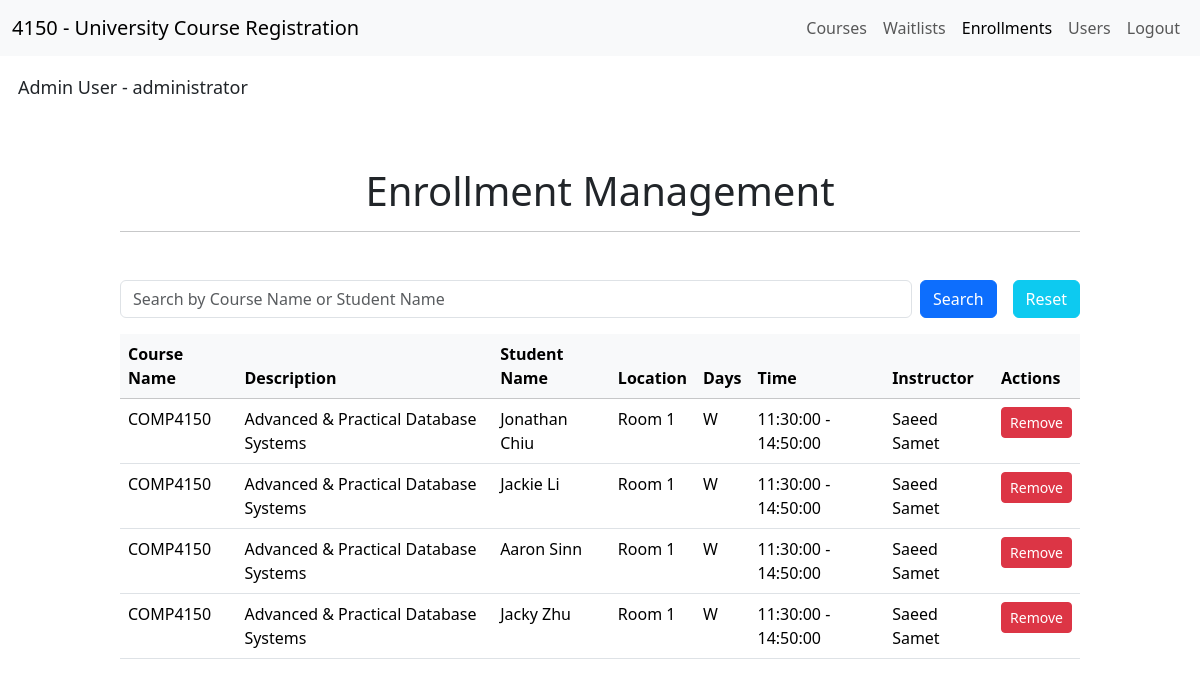
Page /enrollments.php (signed in) on the committed database.
### tables this page shows
CREATE TABLE Enrollments(
    enrollment_id INT PRIMARY KEY AUTO_INCREMENT,
    student_id INT NOT NULL,
    section_id INT NOT NULL,
    FOREIGN KEY (student_id) REFERENCES Students(student_id) ON DELETE CASCADE,
    FOREIGN KEY (section_id) REFERENCES Sections(section_id) ON DELETE CASCADE, 
    CONSTRAINT Student_Section_Constraint UNIQUE (student_id, section_id)
);

CREATE TABLE Courses (
    course_id INT PRIMARY KEY AUTO_INCREMENT,
    course_description VARCHAR(255) NOT NULL,
    course_name VARCHAR(100) NOT NULL UNIQUE,
    credits DECIMAL(3,2) NOT NULL CHECK(credits <= 3.00)
);

CREATE TABLE Users(
    user_id INT PRIMARY KEY AUTO_INCREMENT,
    first_name VARCHAR(20) NOT NULL,
    last_name VARCHAR(20) NOT NULL,
    `password` VARCHAR(255) NOT NULL,
    email VARCHAR(60) NOT NULL UNIQUE,
    role VARCHAR(15) NOT NULL
);

CREATE TABLE Sections(
    section_id INT PRIMARY KEY AUTO_INCREMENT,
    instructor_id INT,
    course_id INT NOT NULL,
    location VARCHAR(100) NOT NULL,
    semester VARCHAR(10) NOT NULL,
    capacity INT NOT NULL,
    start_time TIME NOT NULL,
    end_time TIME NOT NULL,
    days VARCHAR(3) NOT NULL,
    FOREIGN KEY (instructor_id) REFERENCES Instructors(instructor_id) ON DELETE SET NULL,
    FOREIGN KEY (course_id) REFERENCES Courses(course_id) ON DELETE CASCADE
);

### enrollments.php (the view, shortened to what this page needs)
<?php
  require_once("./db.php");
?>
<!DOCTYPE html>
<html lang="en">
<head>
  <link href="https://cdn.jsdelivr.net/npm/bootstrap@5.3.8/dist/css/bootstrap.min.css" rel="stylesheet">
</head>
<?php
  if(isset($_GET["searchInput"]) && !empty($_GET["searchInput"])){
    $search = "%" . $_GET["searchInput"] . "%";
    $stmt = $conn->prepare("
      SELECT
        e.enrollment_id,
        e.student_id,
        e.section_id,
        u.first_name,
        u.last_name,
        c.course_name,
        c.course_description,
        s.location,
        s.days,
        s.start_time,
        s.end_time,
        CONCAT(iu.first_name, ' ', iu.last_name) AS instructor_name
      FROM Enrollments e
      JOIN Students st ON e.student_id = st.student_id
      JOIN Users u ON st.student_id = u.user_id
      JOIN Sections s ON e.section_id = s.section_id
      JOIN Courses c ON s.course_id = c.course_id
      LEFT JOIN Instructors i ON s.instructor_id = i.instructor_id
      LEFT JOIN Users iu ON i.instructor_id = iu.user_id
      WHERE c.course_name LIKE ? OR u.first_name LIKE ? OR u.last_name LIKE ?
      ORDER BY c.course_name, u.last_name, u.first_name
    ");
    $stmt->bind_param("sss", $search, $search, $search);
    $stmt->execute();
    $result = $stmt->get_result();
    $stmt->close();
  } else {
    $stmt = $conn->prepare("
      SELECT
        e.enrollment_id,
        e.student_id,
        e.section_id,
        u.first_name,
        u.last_name,
        c.course_name,
        c.course_description,
        s.location,
        s.days,
        s.start_time,
        s.end_time,
        CONCAT(iu.first_name, ' ', iu.last_name) AS instructor_name
      FROM Enrollments e
      JOIN Students st ON e.student_id = st.student_id
      JOIN Users u ON st.student_id = u.user_id
      JOIN Sections s ON e.section_id = s.section_id
      JOIN Courses c ON s.course_id = c.course_id
      LEFT JOIN Instructors i ON s.instructor_id = i.instructor_id
      LEFT JOIN Users iu ON i.instructor_id = iu.user_id
      ORDER BY c.course_name, u.last_name, u.first_name
    ");
    $stmt->execute();
    $result = $stmt->get_result();
  }
?>
<body>
  <?php require_once('./templates/header.php'); ?>
  <div class="name-container">
    <?php echo "<p>" . $_SESSION['first_name'] . " " . $_SESSION["last_name"] . " - " . $_SESSION['role'] . "</p>";?>
  </div>
  <div class="wrapper-container">
    <div class="title-container">
      <h1>Enrollment Management</h1>
      <hr>
    </div>
    <div class="search-container d-flex">
      <form class="form-container d-flex" action="enrollments.php" method="get">
        <input class="form-control me-2" id="searchInput" name="searchInput" type="text" placeholder="Search by Course Name or Student Name">
        <button type="submit" class="btn btn-primary">Search</button>
      </form>
      <button class="btn btn-info" id="resetButton" onclick="window.location = window.location.pathname;">Reset</button>
    </div>
    <div class="table-container">
      <table class="table table-hover" id="enrollmentTable">
        <thead class="table-light">
          <tr>
            <th scope="col">Course Name</th>
            <th scope="col">Description</th>
            <th scope="col">Student Name</th>
            <th scope="col">Location</th>
            <th scope="col">Days</th>
            <th scope="col">Time</th>
            <th scope="col">Instructor</th>
            <th scope="col">Actions</th>
          </tr>
        </thead>
        <tbody>
          <?php if ($result->num_rows > 0): ?>
            <?php while ($row = $result->fetch_assoc()): ?>
                <tr>
                  <td><?php echo $row['course_name']; ?></td>
                  <td><?php echo $row['course_description']; ?></td>
                  <td><?php echo $row['first_name'] . ' ' . $row['last_name']; ?></td>
                  <td><?php echo $row['location']; ?></td>
                  <td><?php echo $row['days']; ?></td>
                  <td><?php echo $row['start_time'] . ' - ' . $row['end_time']; ?></td>
                  <td><?php echo $row['instructor_name']; ?></td>
                  <td>
                    <form action="enrollments.php" method="post" onsubmit="return confirm('Are you sure you want to remove this student from the course?');">
                      <button type="submit" class="btn btn-danger btn-sm">Remove</button>
                    </form>
                  </td>
                </tr>
            <?php endwhile; ?>
          <?php else: ?>
            <tr>
                <td colspan="8" class="text-center text-danger">No enrollments found.</td>
            </tr>
          <?php endif; ?>
        </tbody>
      </table>
    </div>
  </div>
</body>
</html>

### templates/header.php (shortened to what this page needs)
<?php
  $current_page = basename($_SERVER['PHP_SELF']);
?>
<nav class="navbar navbar-expand-lg bg-body-tertiary">
  <div class="container-fluid">
    <a class="navbar-brand" href="#">4150 - University Course Registration</a>
    <div class="collapse navbar-collapse nav justify-content-end" id="navbarNavDropdown">
      <ul class="navbar-nav">
        <li class="nav-item">
          <a class="nav-link <?php echo ($current_page == 'home.php') ? 'active' : ''; ?>" href="./home.php">Courses</a>
        </li>
        <li class="nav-item">
          <a class="nav-link <?php echo ($current_page == 'waitlists.php') ? 'active' : ''; ?>" href="./waitlists.php">Waitlists</a>
        </li>
        <?php if ($_SESSION['role'] == 'administrator') : ?>
          <li class="nav-item">
            <a class="nav-link <?php echo ($current_page == 'enrollments.php') ? 'active' : ''; ?>" href="./enrollments.php">Enrollments</a>
          </li>
          <li class="nav-item">
            <a class="nav-link <?php echo ($current_page == 'users.php') ? 'active' : ''; ?>" href="./users.php">Users</a>
          </li>
        <?php endif; ?>
        <li class="nav-item">
          <a class="nav-link <?php echo ($current_page == 'logout.php') ? 'active' : ''; ?>" href="./logout.php">Logout</a>
        </li>
      </ul>
    </div>
  </div>
</nav>

### enrollments.php (style rules this page uses)
.name-container { margin: 1em; font-size: large; }
.wrapper-container { display: flex; flex-direction: column; align-items: center; }
.title-container { width: 80%; margin-top: 3em; margin-bottom: 1em; text-align: center; }
.search-container { margin: 1em; width: 80%; }
.form-container { width: 100%; }
#searchInput { margin-right: 1em; }
.table-container { width: 80%; }
#resetButton { margin-left: 1em; color: white; }

### rows in the picture
enrollments: courses.course_name "COMP4150", courses.course_description "Advanced & Practical Database Systems", users.first_name "Jonathan", users.last_name "Chiu", section.location "Room 1", section.days "W", section.start_time "11:30:00", section.end_time "14:50:00", instructor_name "Saeed Samet"
enrollments: courses.course_name "COMP4150", courses.course_description "Advanced & Practical Database Systems", users.first_name "Jackie", users.last_name "Li", section.location "Room 1", section.days "W", section.start_time "11:30:00", section.end_time "14:50:00", instructor_name "Saeed Samet"
enrollments: courses.course_name "COMP4150", courses.course_description "Advanced & Practical Database Systems", users.first_name "Aaron", users.last_name "Sinn", section.location "Room 1", section.days "W", section.start_time "11:30:00", section.end_time "14:50:00", instructor_name "Saeed Samet"
enrollments: courses.course_name "COMP4150", courses.course_description "Advanced & Practical Database Systems", users.first_name "Jacky", users.last_name "Zhu", section.location "Room 1", section.days "W", section.start_time "11:30:00", section.end_time "14:50:00", instructor_name "Saeed Samet"

### other values in the picture
$_SESSION['first_name'] "Admin"
$_SESSION["last_name"] "User"
$_SESSION['role'] "administrator"
